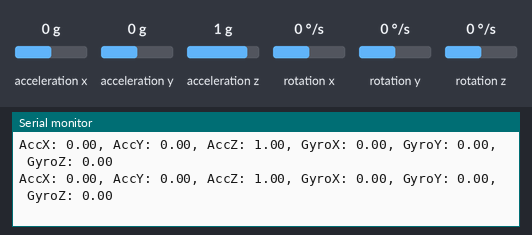
Bench run of a sketch on a simulated Arduino Nano 33 BLE. Parts: the last lines printed to the serial monitor. The test bench sets the inputs (shaded band); at power-on: acceleration x 0 g, acceleration y 0 g, acceleration z 1 g, rotation x 0 °/s, rotation y 0 °/s, rotation z 0 °/s.

Above: at 1.2 s.
1.3 s: acceleration x set to -1.4 g
At 1.34 s:
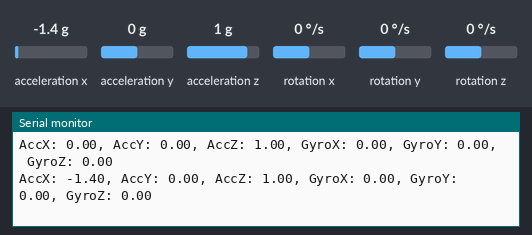
2.8 s: acceleration y set to -1.4 g
At 2.82 s:
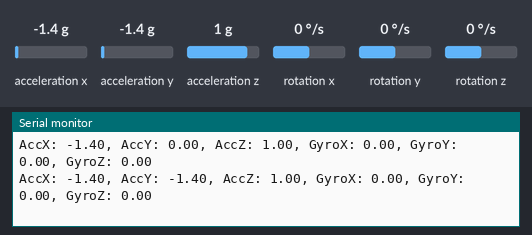
4.3 s: acceleration z set to -1.4 g
At 4.31 s:
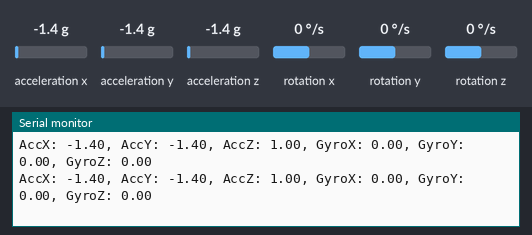
5.8 s: rotation x set to -192 °/s
At 5.84 s:
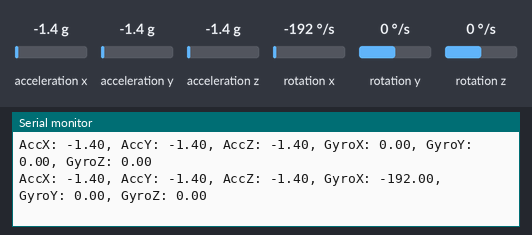
7.3 s: rotation y set to -192 °/s
At 7.32 s:
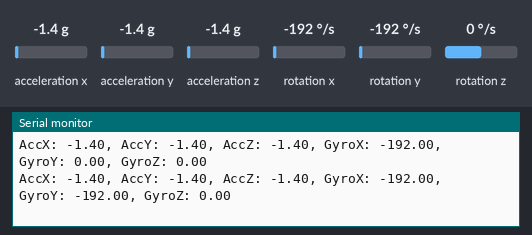

Measured:
- after the input at 1.3 s, the serial monitor: prints a new line at once (image 1)
- after the input at 2.8 s, the serial monitor: prints a new line at once (image 2)
- after the input at 5.8 s, the serial monitor: prints a new line at once (image 4)
- after the input at 7.3 s, the serial monitor: prints a new line at once (image 5)

The sketch:

datacollection_sensor.ino
```cpp
#include <Arduino_LSM9DS1.h>

// Initialize variables for sensor data that will be needed
float accelerometerX, accelerometerY, accelerometerZ;
float gyroscopeX, gyroscopeY, gyroscopeZ;

void setup() {
  Serial.begin(115200); // Adjust the baud rate as needed

  // Initialize the IMU sensor
  if (!IMU.begin()) {
    Serial.println("Failed to initialize IMU!");
    while (1);
  }

  Serial.println("IMU Data Logger is ready.");
}

void loop() {
  // Read accelerometer data for printing later on
  IMU.readAcceleration(accelerometerX, accelerometerY, accelerometerZ);

  // Read gyroscope data for printing later on
  IMU.readGyroscope(gyroscopeX, gyroscopeY, gyroscopeZ);

  // Print data to the serial monitor . I will then use areadev.py to extract it from the serial monitor into a csv file
  Serial.print("AccX: "); Serial.print(accelerometerX);
  Serial.print(", AccY: "); Serial.print(accelerometerY);
  Serial.print(", AccZ: "); Serial.print(accelerometerZ);
  Serial.print(", GyroX: "); Serial.print(gyroscopeX);
  Serial.print(", GyroY: "); Serial.print(gyroscopeY);
  Serial.print(", GyroZ: "); Serial.println(gyroscopeZ);

  delay(50); // 20 samples per second for a lartger dataset
}
```
